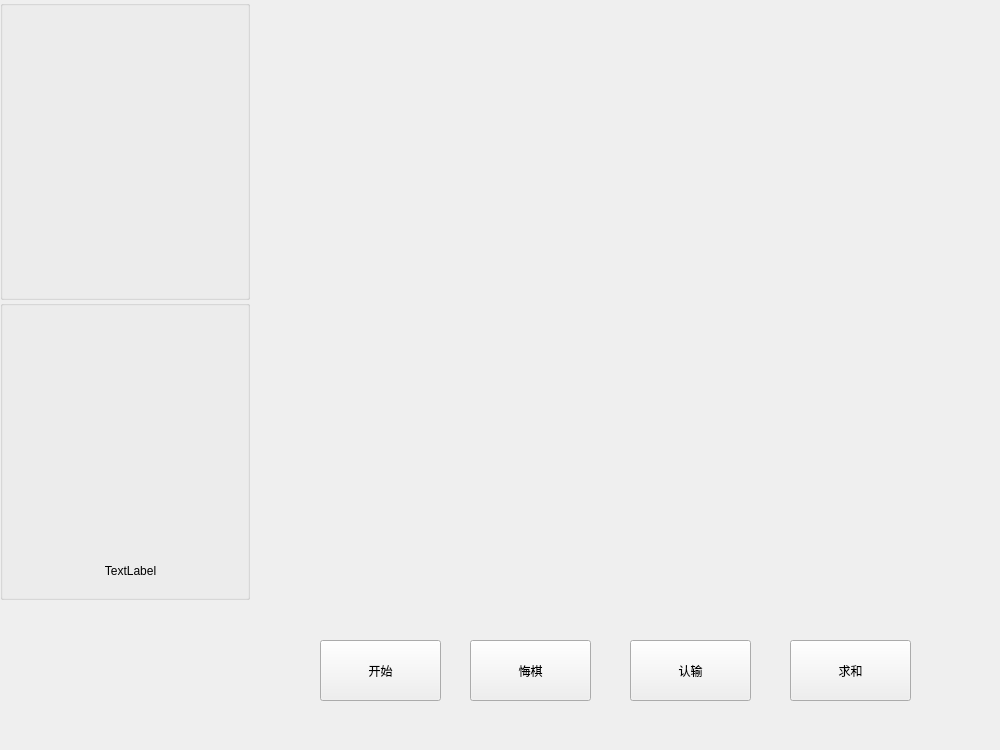
<?xml version="1.0" encoding="UTF-8"?>
<ui version="4.0">
 <class>Widget</class>
 <widget class="QWidget" name="Widget">
  <property name="geometry">
   <rect>
    <x>0</x>
    <y>0</y>
    <width>1000</width>
    <height>750</height>
   </rect>
  </property>
  <property name="windowTitle">
   <string>Widget</string>
  </property>
  <widget class="QGroupBox" name="groupBox">
   <property name="geometry">
    <rect>
     <x>0</x>
     <y>0</y>
     <width>250</width>
     <height>300</height>
    </rect>
   </property>
   <property name="title">
    <string/>
   </property>
   <widget class="QLabel" name="label">
    <property name="geometry">
     <rect>
      <x>25</x>
      <y>10</y>
      <width>200</width>
      <height>240</height>
     </rect>
    </property>
    <property name="text">
     <string/>
    </property>
   </widget>
   <widget class="QLabel" name="label_2">
    <property name="geometry">
     <rect>
      <x>30</x>
      <y>260</y>
      <width>171</width>
      <height>21</height>
     </rect>
    </property>
    <property name="text">
     <string/>
    </property>
    <property name="alignment">
     <set>Qt::AlignCenter</set>
    </property>
   </widget>
  </widget>
  <widget class="QGroupBox" name="groupBox_2">
   <property name="geometry">
    <rect>
     <x>0</x>
     <y>300</y>
     <width>250</width>
     <height>300</height>
    </rect>
   </property>
   <property name="title">
    <string/>
   </property>
   <widget class="QLabel" name="label_3">
    <property name="geometry">
     <rect>
      <x>25</x>
      <y>10</y>
      <width>200</width>
      <height>240</height>
     </rect>
    </property>
    <property name="text">
     <string/>
    </property>
   </widget>
   <widget class="QLabel" name="label_4">
    <property name="geometry">
     <rect>
      <x>30</x>
      <y>260</y>
      <width>201</width>
      <height>21</height>
     </rect>
    </property>
    <property name="text">
     <string>TextLabel</string>
    </property>
    <property name="alignment">
     <set>Qt::AlignCenter</set>
    </property>
   </widget>
  </widget>
  <widget class="QPushButton" name="pushButton">
   <property name="geometry">
    <rect>
     <x>320</x>
     <y>640</y>
     <width>121</width>
     <height>61</height>
    </rect>
   </property>
   <property name="text">
    <string>开始</string>
   </property>
  </widget>
  <widget class="QPushButton" name="pushButton_2">
   <property name="geometry">
    <rect>
     <x>470</x>
     <y>640</y>
     <width>121</width>
     <height>61</height>
    </rect>
   </property>
   <property name="text">
    <string>悔棋</string>
   </property>
  </widget>
  <widget class="QPushButton" name="pushButton_3">
   <property name="geometry">
    <rect>
     <x>630</x>
     <y>640</y>
     <width>121</width>
     <height>61</height>
    </rect>
   </property>
   <property name="text">
    <string>认输</string>
   </property>
  </widget>
  <widget class="QPushButton" name="pushButton_4">
   <property name="geometry">
    <rect>
     <x>790</x>
     <y>640</y>
     <width>121</width>
     <height>61</height>
    </rect>
   </property>
   <property name="text">
    <string>求和</string>
   </property>
  </widget>
 </widget>
 <layoutdefault spacing="6" margin="11"/>
 <resources/>
 <connections/>
</ui>
